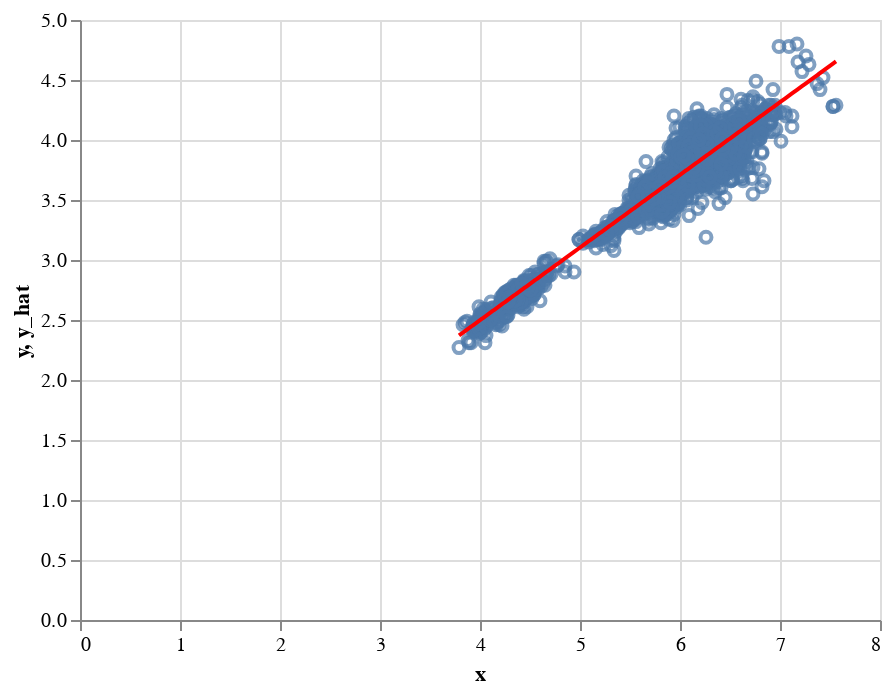

The cell this chart's notebook holds for it:
### Markdown cell above
## Exercise 8

You have created `m` and `x` for your `y = mx + b` equation!

`m = 0.6055684878546395`

`b = 0.07614824145501276`

Use these values to create a predicted line as you did in Exercise 2. Plot this line as you did in Exercise 2!

### Code cell


### Figure 1 — Vega-Lite specification as saved in the notebook (floating-point values rounded to 4 significant figures; data arrays with more than 128 entries replaced by an {"elided": "..."} marker saying what was removed)
{"config": {"view": {"continuousWidth": 400, "continuousHeight": 300}}, "layer": [{"mark": "point", "encoding": {"x": {"type": "quantitative", "field": "x"}, "y": {"type": "quantitative", "field": "y"}}}, {"mark": {"type": "line", "color": "red"}, "encoding": {"x": {"type": "quantitative", "field": "x"}, "y": {"type": "quantitative", "field": "y_hat"}}}], "data": {"name": "data-da52931a59de740a0d4e3e56a6f87ba6"}, "$schema": "https://vega.github.io/schema/vega-lite/v4.8.1.json", "datasets": {"data-da52931a59de740a0d4e3e56a6f87ba6": {"elided": "5000 records"}}}
